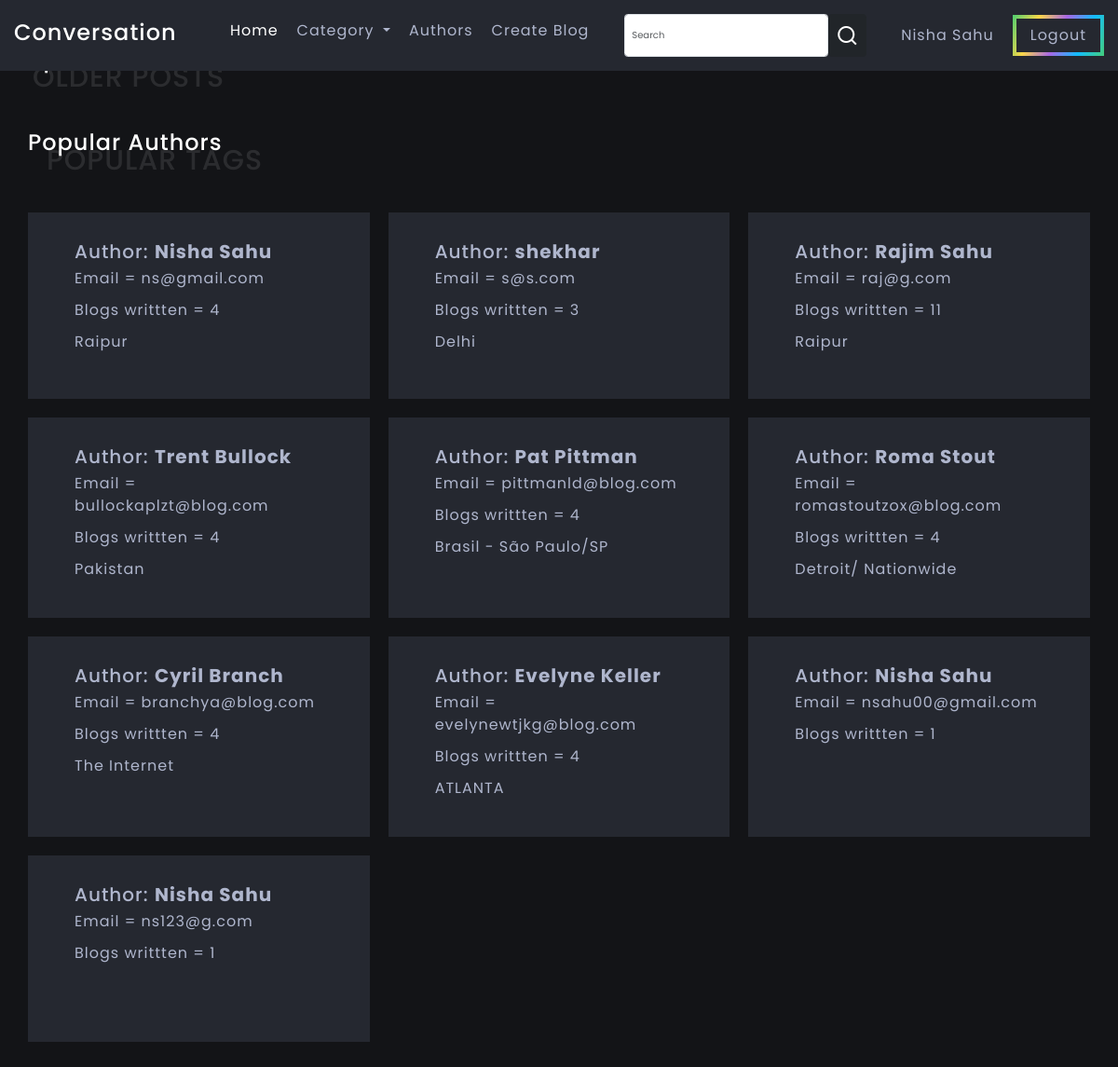
Page /author.php (signed in) on the committed database.
### tables this page shows
CREATE TABLE `signup` (
  `signup_id` int(11) NOT NULL,
  `user_name` varchar(255) NOT NULL,
  `user_email` varchar(255) NOT NULL,
  `date` datetime(6) NOT NULL,
  `location` varchar(50) NOT NULL,
  `password` varchar(10) NOT NULL
);

### author.php (the view, shortened to what this page needs)
<html lang="en">
<head>
    <link href="https://cdn.jsdelivr.net/npm/remixicon@2.5.0/fonts/remixicon.css" rel="stylesheet">
    <link href="https://cdn.jsdelivr.net/npm/bootstrap@5.3.0/dist/css/bootstrap.min.css" rel="stylesheet"
>
    <link rel="stylesheet" href="./assets/css/swiper-bundle.min.css" />
    <link rel="stylesheet" href="./assets/css/main.css">
</head>
<body>
    <?php include '_dbconnect.php'; ?>
    <?php include 'header.php'; ?>
    <section class="older-posts section">
        <div class="container">
            <h2 class="title section-title" data-name="Older posts">Popular Authors</h2>
            <div class="container">
                <h2 class="title section-title" id="category" data-name="Popular tags">Popular Authors</h2>
                <div class="popular-tags-container content d-grid">
                    <?php
                    $sql1 = "SELECT * FROM signup";
                    $result = mysqli_query($conn, $sql1);
                    while ($row = mysqli_fetch_assoc($result)) {
                        $user_id = $row['signup_id'];
                        $user_name = $row['user_name'];
                        $user_email = $row['user_email'];
                        $location = $row['location'];
                        $result1 = mysqli_query($conn, "SELECT COUNT(*) AS `count` FROM `blog_details` WHERE b_user_id =$user_id;");
                        $row = mysqli_fetch_assoc($result1);
                        $count = $row['count'];
                        if ($count > 0) {
                            echo '
                        <a href="author-post.php?authorid= '.$user_id.'" class="article travel " id="travel">
                             <h2>Author: <span> <strong>' . $user_name . '</strong></span> </h2>
                             <p>Email = ' . $user_email . '</p>
                             <p>Blogs writtten = ' . $count . '</p>
                             <p> ' . $location . '</p>
                        </a>';
                        }
                    }
                    ?>
                </div>
            </div>
        </div>
    </section>
</body>
</html>

### assets/css/main.css (style rules this page uses)
:root { --light-color: #fff; --light-color-alt: #afb6cd; --primary-background-color: #131417; --secondary-background-color: #252830; --hover-light-color: var(--light-color); --hover-dark-color: var(--primary-background-color); --gradient-color: linear-gradient(115deg, #4fcf70, #fad648, #a767e5, #12bcfe, #44ce7b); --transparent-light-color: rgba(255, 255, 255, .05); --transparent-dark-color: rgba(0, 0, 0, .75); --font-family: 'Poppins', sans-serif; --font-size-xsm: 1.2rem; --font-size-sm: 1.6rem; --font-size-md: 2.4rem; --font-size-lg: 3rem; --font-size-xl: 4rem; --gap: 2rem; --margin-sm: 2rem; --margin-md: 3rem; --item-min-height-sm: 20rem; --item-min-height-md: 30rem; }
* { margin: 0; padding: 0; box-sizing: border-box; }
html { font-size: 62.5%; }
body { font-family: var(--font-family); font-size: var(--font-size-sm); color: var(--light-color-alt); background-color: var(--primary-background-color); letter-spacing: 1px; transition: background-color .25s, color .25s; }
a { color: inherit; text-decoration: none; }
.container { max-width: 160rem; margin: 0 auto; padding: 0 1.5rem; }
.section:not(.featured-articles) { padding-block: 5rem; }
.d-grid { display: grid; }
.article { position: relative; min-height: var(--item-min-height-md); }
.title { color: var(--light-color); }
.section-title { position: relative; font-size: var(--font-size-md); margin-bottom: 6rem; }
.section-title::after { content: attr(data-name); font-size: var(--font-size-lg); text-transform: uppercase; opacity: .1; position: absolute; top: 1.5rem; left: 2rem; }
.older-posts-article-image-wrapper, .older-posts .article { min-height: var(--item-min-height-sm); }
.older-posts .article { background-color: var(--secondary-background-color); }
.popular-tags-container { gap: var(--gap); }
.popular-tags-container .article { min-height: var(--item-min-height-sm); }
.popular-tags-container .article { overflow: hidden; }
@media screen and (min-width: 700px) { .popular-tags-container, .footer-container { grid-template-columns: repeat(2, 1fr); } }
@media screen and (min-width: 768px) { .older-posts .article { grid-template-columns: 25rem 1fr; } }
@media screen and (min-width: 1024px) { .popular-tags-container { grid-template-columns: repeat(3, 1fr); } }
.popular-tags-container .travel { padding: 3rem 5rem; }

### rows in the picture
signup: user_name "Nisha Sahu", user_email "ns@gmail.com", count "4", location "Raipur"
signup: user_name "shekhar", user_email "s@s.com", count "3", location "Delhi"
signup: user_name "Rajim Sahu", user_email "raj@g.com", count "11", location "Raipur"
signup: user_name "Trent Bullock", user_email "bullockaplzt@blog.com", count "4", location "Pakistan"
signup: user_name "Pat Pittman", user_email "pittmanld@blog.com", count "4", location "Brasil - São Paulo/SP"
signup: user_name "Roma Stout", user_email "romastoutzox@blog.com", count "4", location "Detroit/ Nationwide"
signup: user_name "Cyril Branch", user_email "branchya@blog.com", count "4", location "The Internet"
signup: user_name "Evelyne Keller", user_email "evelynewtjkg@blog.com", count "4", location "ATLANTA"
signup: user_name "Nisha Sahu", user_email "nsahu00@gmail.com", count "1"
signup: user_name "Nisha Sahu", user_email "ns123@g.com", count "1"

### other values in the picture
$_SESSION['username'] "Nisha Sahu"
